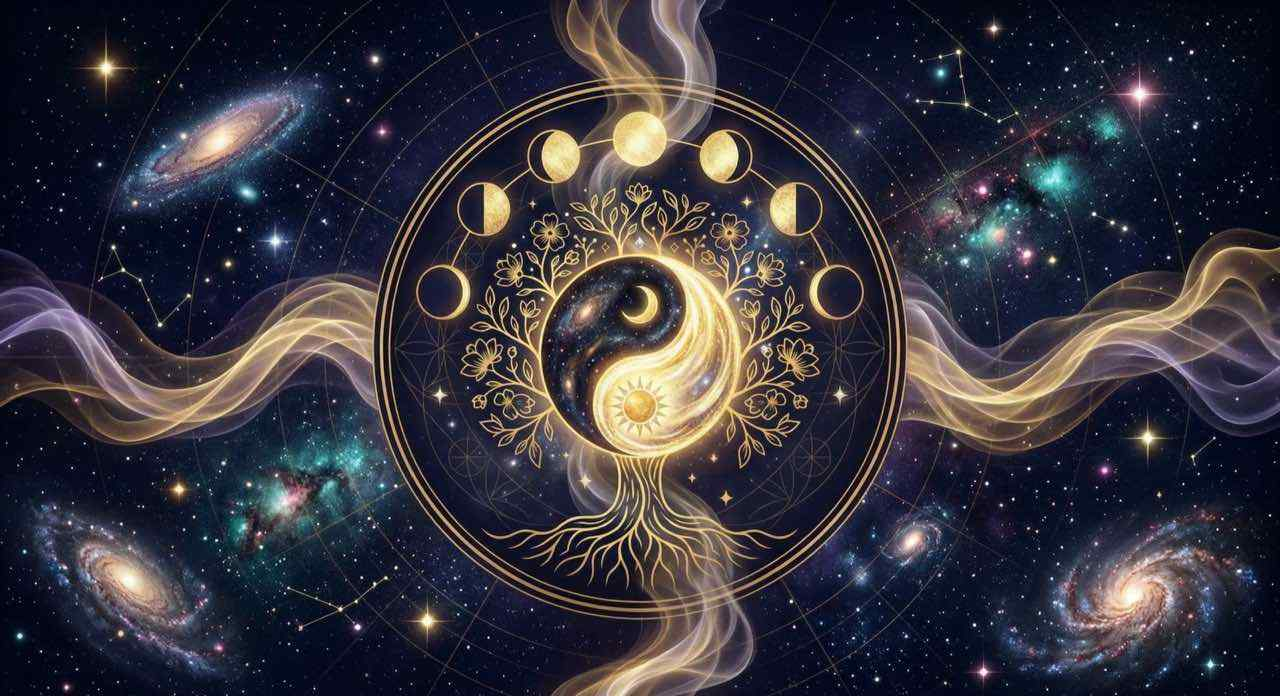
#> input picture images/celestial-veil.jpg, 1280 x 696 px
$ python make_light_veil.py
#> lines starting #> are read from the running program, lines starting #| are printed output that depends on the picture
#!/usr/bin/env python3
"""Derive images/celestial-veil-light.jpg from images/celestial-veil.jpg.

Run from the repo root. Writes the site copy and the AstroCalculator copy in
one pass so the two cannot drift; check 9 of check_theme_invariants.py asserts
their md5s match.

Why the asset is derived rather than drawn
------------------------------------------
Dark mode screens the galaxy photo over a near-black ground: `screen` can only
add light, so it lifts stars without muting the plate. On parchment that same
photo washes to a faint smear, because there is no darkness for it to add
light to. Light mode therefore needs the tonal opposite of the photo,
composited with `multiply`.

Why the chroma is thrown away
-----------------------------
Inverting the photo and stopping there does not work, and the reason is not
obvious from the frame mean. The interesting pixels are the veil's *dark* ones
-- the only place multiply does any work -- and those are the inverse of the
photo's brightest regions, which are the gold medallion and the blue-white
nebula. Inverted, gold becomes blue and blue becomes amber, so the layer
arrives as chromatic noise: measured over the darkest decile at full strength,
naive inversion lands at R 52.8 / G 69.1 / B 90.3 -- blue-dominant, with R
*lowest*, the exact reverse of the parchment it has to sit on. Multiplied at
the shipping opacity it drags the ground's warm spread from G-B +14.3 down to
+9.3, and scatters visible pink and green blotches where the nebula was.

Converting to L first discards all of that and rebuilds the colour from a
single umber-to-white ramp, so every mark is the same warm grey no matter what
hue it started as. Same measurement: R 118.9 / G 107.3 / B 87.0, warm ordering
kept, and the composited shift is +0.8 instead of -5.0.

The two endpoints
-----------------
white = #FFFFFF -- empty sky becomes pure white, and multiply by white is a
no-op, so the majority of the frame is left exactly as the vignette painted it
rather than uniformly muddied.

black = #4A3E28 -- the ink floor. Warm sepia rather than black, so the
heaviest wash is deep umber and not a grey bruise on a warm page. Tunable
between #2E2A22 (heavier) and #6B5730 (lighter, matches --gold-rule).

Encoding
--------
JPEG q35, matching the dark veil. PNG-8 was measured and rejected: the plan
expected a mostly-flat-white frame to quantise small, but only 3% of pixels
are actually flat sky -- the rest is continuous nebula gradient -- so PNG-8
came out at 469-621 KB against JPEG's 82 KB. Its lower error buys nothing
visible at 14% opacity.
"""
import hashlib
import shutil
import sys
from pathlib import Path

from PIL import Image, ImageOps, ImageStat

ROOT = Path(__file__).resolve().parent.parent
ASTRO = ROOT.parent / "AstroCalculator"

SRC = ROOT / "images" / "celestial-veil.jpg"
OUT = ROOT / "images" / "celestial-veil-light.jpg"
COPY = ASTRO / "assets" / "images" / "celestial-veil-light.jpg"

INK = "#4A3E28"
PAPER = "#FFFFFF"
QUALITY = 35

# The crop that puts the medallion at the dead centre of the file is what keeps
# it concentric with the lacquer's compass at every viewport. Inversion is
# per-pixel so it survives -- but a resize would destroy it silently.
SIZE = (1280, 696)


def main() -> int:
    if not SRC.exists():
        print(f"missing {SRC}", file=sys.stderr)
        return 1

    src = Image.open(SRC).convert("RGB")
#> src is the input picture: PIL image 1280x696 RGB; mean R, G, B 53.9, 51.5, 61.2
    if src.size != SIZE:
        print(f"source is {src.size}, expected {SIZE} -- refusing to guess",
              file=sys.stderr)
        return 1

    gray = ImageOps.invert(src).convert("L")
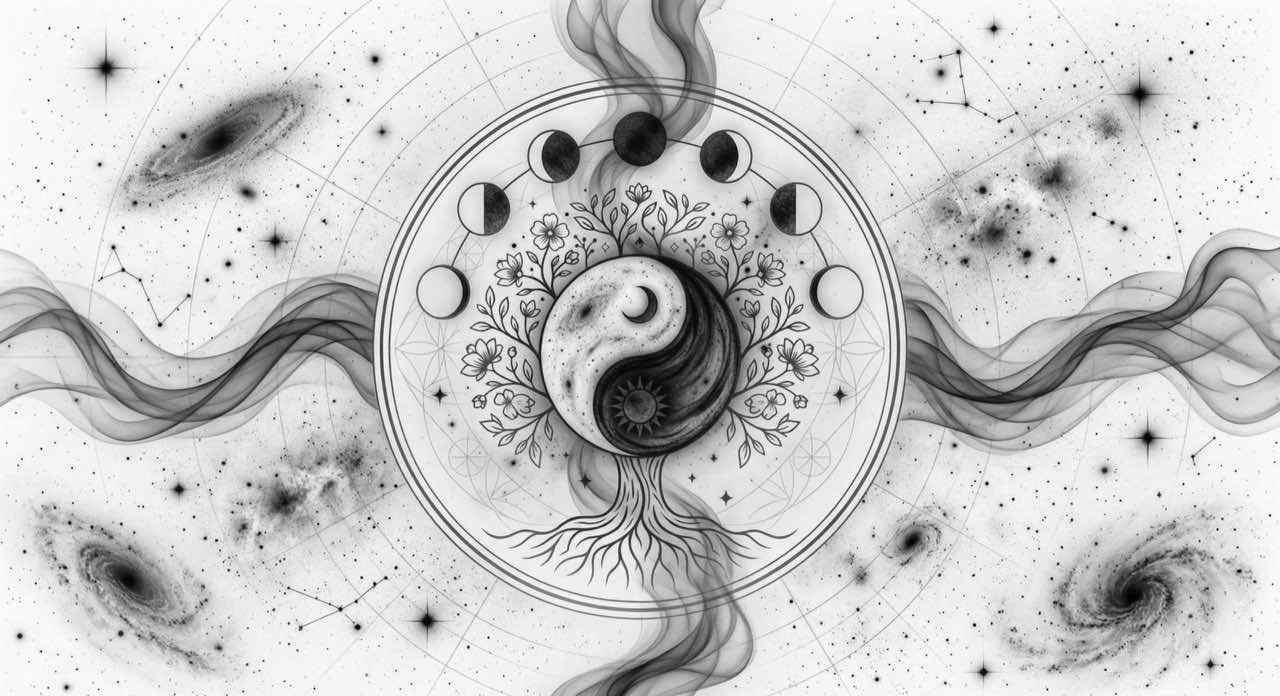
#> gray: PIL image 1280x696 L; min 0, max 255, mean 201.7
    out = ImageOps.colorize(gray, black=INK, white=PAPER)
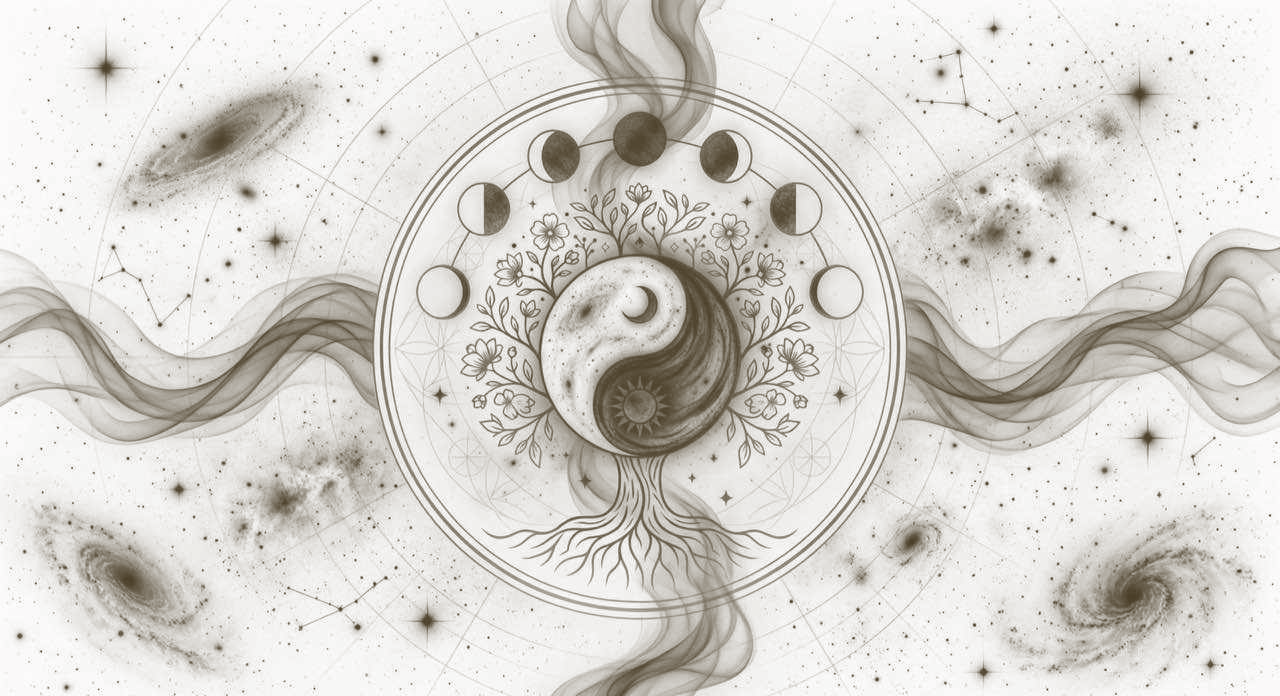
#> out: PIL image 1280x696 RGB; mean R, G, B 216.6, 214.1, 209.5

    assert out.size == SIZE, out.size
    mean = ImageStat.Stat(out).mean
#> mean = [216.6, 214.1, 209.5]
    if not mean[0] > mean[1] > mean[2]:
        print(f"result is not warm-ordered: {mean} -- check the endpoints",
              file=sys.stderr)
        return 1

    out.save(OUT, "JPEG", quality=QUALITY, optimize=True)
    COPY.parent.mkdir(parents=True, exist_ok=True)
    shutil.copyfile(OUT, COPY)

    digest = hashlib.md5(OUT.read_bytes()).hexdigest()
    print(f"{OUT.relative_to(ROOT)}  {OUT.stat().st_size / 1024:.1f} KB  "
          f"{out.size[0]}x{out.size[1]}  md5 {digest[:8]}")
#| images/celestial-veil-light.jpg  82.4 KB  1280x696  md5 42612b86
    print(f"mean R{mean[0]:.1f} G{mean[1]:.1f} B{mean[2]:.1f}  "
          f"G-B {mean[1] - mean[2]:+.1f}")
#| mean R216.6 G214.1 B209.5  G-B +4.6
    print(f"copied to {COPY}")
    return 0


if __name__ == "__main__":
    raise SystemExit(main())
#> (the program exits here)
